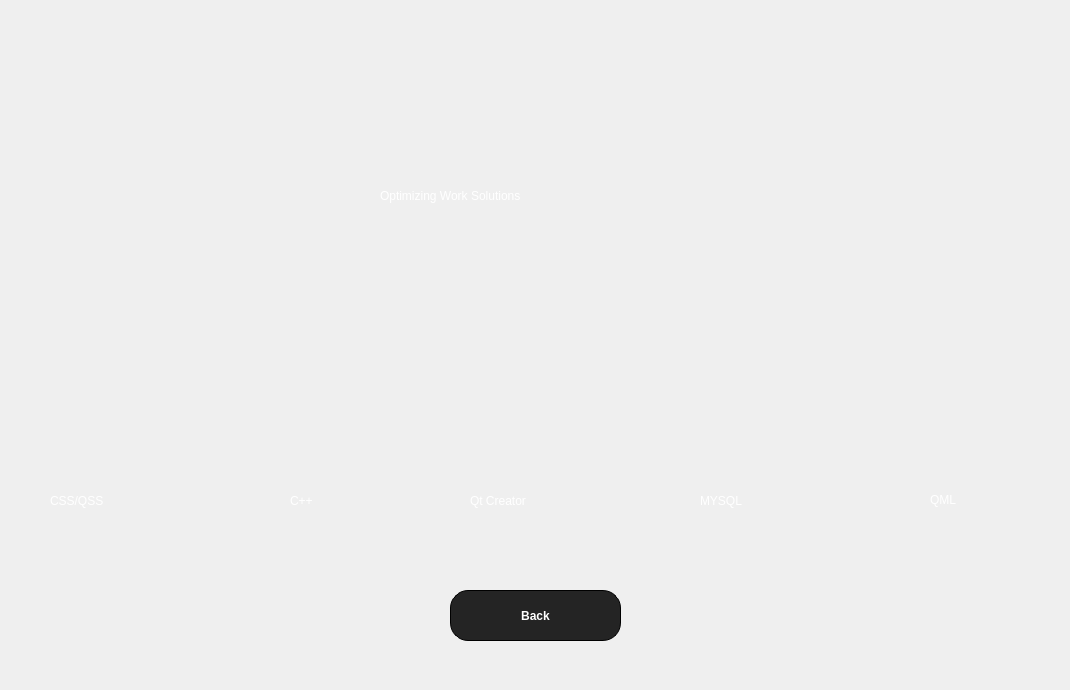
    <widget class="QWidget" name="TechnologyUsed">
     <widget class="QLabel" name="label_7">
      <property name="geometry">
       <rect>
        <x>0</x>
        <y>510</y>
        <width>221</width>
        <height>171</height>
       </rect>
      </property>
      <property name="text">
       <string/>
      </property>
      <property name="pixmap">
       <pixmap resource="../resource.qrc">:/pics/picture/bottom.png</pixmap>
      </property>
      <property name="scaledContents">
       <bool>true</bool>
      </property>
     </widget>
     <widget class="QLabel" name="label_9">
      <property name="geometry">
       <rect>
        <x>840</x>
        <y>0</y>
        <width>221</width>
        <height>171</height>
       </rect>
      </property>
      <property name="text">
       <string/>
      </property>
      <property name="pixmap">
       <pixmap resource="../resource.qrc">:/pics/picture/top_right.png</pixmap>
      </property>
      <property name="scaledContents">
       <bool>true</bool>
      </property>
     </widget>
     <widget class="QLabel" name="label_10">
      <property name="geometry">
       <rect>
        <x>840</x>
        <y>510</y>
        <width>221</width>
        <height>171</height>
       </rect>
      </property>
      <property name="text">
       <string/>
      </property>
      <property name="pixmap">
       <pixmap resource="../resource.qrc">:/pics/picture/bottom right.png</pixmap>
      </property>
      <property name="scaledContents">
       <bool>true</bool>
      </property>
     </widget>
     <widget class="QLabel" name="label_11">
      <property name="geometry">
       <rect>
        <x>0</x>
        <y>0</y>
        <width>221</width>
        <height>171</height>
       </rect>
      </property>
      <property name="text">
       <string/>
      </property>
      <property name="pixmap">
       <pixmap resource="../resource.qrc">:/pics/picture/top_left.png</pixmap>
      </property>
      <property name="scaledContents">
       <bool>true</bool>
      </property>
     </widget>
     <widget class="QLabel" name="label_12">
      <property name="geometry">
       <rect>
        <x>230</x>
        <y>230</y>
        <width>161</width>
        <height>221</height>
       </rect>
      </property>
      <property name="text">
       <string/>
      </property>
      <property name="pixmap">
       <pixmap resource="../resource.qrc">:/pics/picture/cpp.png</pixmap>
      </property>
      <property name="scaledContents">
       <bool>true</bool>
      </property>
     </widget>
     <widget class="QLabel" name="label_13">
      <property name="geometry">
       <rect>
        <x>30</x>
        <y>260</y>
        <width>161</width>
        <height>181</height>
       </rect>
      </property>
      <property name="text">
       <string/>
      </property>
      <property name="pixmap">
       <pixmap resource="../resource.qrc">:/pics/picture/css.png</pixmap>
      </property>
      <property name="scaledContents">
       <bool>true</bool>
      </property>
     </widget>
     <widget class="QLabel" name="label_15">
      <property name="geometry">
       <rect>
        <x>460</x>
        <y>220</y>
        <width>161</width>
        <height>281</height>
       </rect>
      </property>
      <property name="text">
       <string/>
      </property>
      <property name="pixmap">
       <pixmap resource="../resource.qrc">:/pics/picture/qt_94938.png</pixmap>
      </property>
      <property name="scaledContents">
       <bool>true</bool>
      </property>
     </widget>
     <widget class="QLabel" name="label_16">
      <property name="geometry">
       <rect>
        <x>380</x>
        <y>0</y>
        <width>361</width>
        <height>31</height>
       </rect>
      </property>
      <property name="text">
       <string/>
      </property>
      <property name="pixmap">
       <pixmap resource="../resource.qrc">:/pics/picture/top_bar.png</pixmap>
      </property>
      <property name="scaledContents">
       <bool>true</bool>
      </property>
     </widget>
     <widget class="QLabel" name="label_17">
      <property name="geometry">
       <rect>
        <x>240</x>
        <y>50</y>
        <width>591</width>
        <height>111</height>
       </rect>
      </property>
      <property name="text">
       <string/>
      </property>
      <property name="pixmap">
       <pixmap resource="../resource.qrc">:/pics/picture/people.png</pixmap>
      </property>
     </widget>
     <widget class="QLabel" name="label_18">
      <property name="geometry">
       <rect>
        <x>380</x>
        <y>180</y>
        <width>361</width>
        <height>31</height>
       </rect>
      </property>
      <property name="styleSheet">
       <string notr="true">color:white;
font: 700 16pt &quot;Arial&quot;;</string>
      </property>
      <property name="text">
       <string>Optimizing Work Solutions</string>
      </property>
     </widget>
     <widget class="QLabel" name="label_14">
      <property name="geometry">
       <rect>
        <x>670</x>
        <y>270</y>
        <width>181</width>
        <height>201</height>
       </rect>
      </property>
      <property name="text">
       <string/>
      </property>
      <property name="pixmap">
       <pixmap resource="../resource.qrc">:/pics/picture/mysql.png</pixmap>
      </property>
      <property name="scaledContents">
       <bool>true</bool>
      </property>
     </widget>
     <widget class="QPushButton" name="pushButton_29">
      <property name="geometry">
       <rect>
        <x>450</x>
        <y>590</y>
        <width>171</width>
        <height>51</height>
       </rect>
      </property>
      <property name="styleSheet">
       <string notr="true">
QPushButton {
    /* Light Blue */

	background-color: rgb(36, 36, 36);
  /* Light gray text color */
color: rgb(255, 255, 255);
font: 11pt &quot;Arial&quot;;
    border-radius: 18px;
border:1px solid black;
    padding: 5px;
    
    font-weight: bold;
}

QPushButton:hover {
	background-color: rgb(63, 63, 63);
	
}

QPushButton:pressed {
   
	background-color: rgb(65, 79, 72);
}</string>
      </property>
      <property name="text">
       <string>Back</string>
      </property>
     </widget>
     <widget class="QLabel" name="label_74">
      <property name="geometry">
       <rect>
        <x>290</x>
        <y>490</y>
        <width>61</width>
        <height>21</height>
       </rect>
      </property>
      <property name="styleSheet">
       <string notr="true">color:white;
font: 700 17pt &quot;Arial&quot;;</string>
      </property>
      <property name="text">
       <string>C++</string>
      </property>
     </widget>
     <widget class="QLabel" name="label_75">
      <property name="geometry">
       <rect>
        <x>50</x>
        <y>490</y>
        <width>131</width>
        <height>21</height>
       </rect>
      </property>
      <property name="styleSheet">
       <string notr="true">color:white;
font: 700 17pt &quot;Arial&quot;;</string>
      </property>
      <property name="text">
       <string>CSS/QSS</string>
      </property>
     </widget>
     <widget class="QLabel" name="label_76">
      <property name="geometry">
       <rect>
        <x>700</x>
        <y>490</y>
        <width>121</width>
        <height>21</height>
       </rect>
      </property>
      <property name="styleSheet">
       <string notr="true">color:white;
font: 700 17pt &quot;Arial&quot;;</string>
      </property>
      <property name="text">
       <string>MYSQL</string>
      </property>
     </widget>
     <widget class="QLabel" name="label_77">
      <property name="geometry">
       <rect>
        <x>470</x>
        <y>490</y>
        <width>151</width>
        <height>21</height>
       </rect>
      </property>
      <property name="styleSheet">
       <string notr="true">color:white;
font: 700 17pt &quot;Arial&quot;;</string>
      </property>
      <property name="text">
       <string>Qt Creator</string>
      </property>
     </widget>
     <widget class="QLabel" name="label_65">
      <property name="geometry">
       <rect>
        <x>880</x>
        <y>270</y>
        <width>161</width>
        <height>191</height>
       </rect>
      </property>
      <property name="styleSheet">
       <string notr="true">background-color:none;</string>
      </property>
      <property name="text">
       <string/>
      </property>
      <property name="pixmap">
       <pixmap resource="../resource.qrc">:/pics/picture/1576847226916.png</pixmap>
      </property>
      <property name="scaledContents">
       <bool>true</bool>
      </property>
     </widget>
     <widget class="QLabel" name="label_68">
      <property name="geometry">
       <rect>
        <x>930</x>
        <y>490</y>
        <width>63</width>
        <height>20</height>
       </rect>
      </property>
      <property name="styleSheet">
       <string notr="true">color:white;
font: 700 17pt &quot;Arial&quot;;
</string>
      </property>
      <property name="text">
       <string>QML</string>
      </property>
     </widget>
    </widget>
